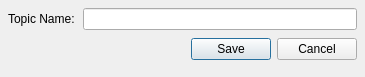
<?xml version="1.0" encoding="UTF-8"?>
<ui version="4.0">
 <class>TopicsDialog</class>
 <widget class="QDialog" name="TopicsDialog">
  <property name="geometry">
   <rect>
    <x>0</x>
    <y>0</y>
    <width>365</width>
    <height>77</height>
   </rect>
  </property>
  <property name="windowTitle">
   <string>Topic Maintenance</string>
  </property>
  <layout class="QFormLayout" name="TopicLayout">
   <property name="fieldGrowthPolicy">
    <enum>QFormLayout::ExpandingFieldsGrow</enum>
   </property>
   <property name="horizontalSpacing">
    <number>8</number>
   </property>
   <property name="verticalSpacing">
    <number>8</number>
   </property>
   <property name="margin">
    <number>8</number>
   </property>
   <item row="0" column="0">
    <widget class="QLabel" name="TopicNameLabel">
     <property name="text">
      <string>Topic Name:</string>
     </property>
    </widget>
   </item>
   <item row="0" column="1">
    <widget class="QLineEdit" name="TopicNameEdit"/>
   </item>
   <item row="1" column="1">
    <widget class="QDialogButtonBox" name="TopicButtonBox">
     <property name="standardButtons">
      <set>QDialogButtonBox::Cancel|QDialogButtonBox::Save</set>
     </property>
    </widget>
   </item>
  </layout>
 </widget>
 <resources>
  <include location="../images/openlp-2.qrc"/>
 </resources>
 <connections/>
</ui>
